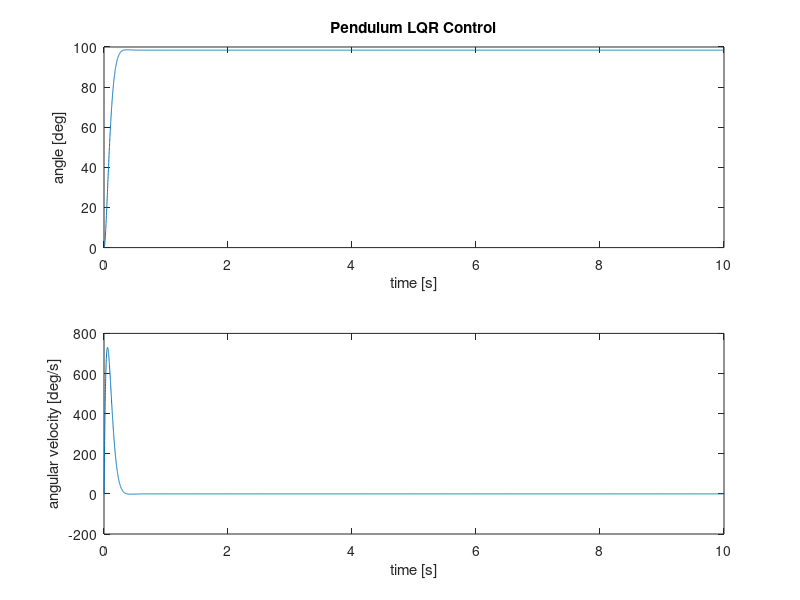

MATLAB code for this plot:
x1 = deg2rad(0);  %angle
x2 = 0;           %angular velocity
u = 0;            %torque, control input
g = 9.8;          %gravitational acceleration
l = 1;            %length of the rod [m]
k = 1;            %air drag coefficient
m = 0.5;          %mass [kg]

%parameter for full state feedback control
K_full_state_fb = [100 1]; %k1: angle control gain,
                           %k2: angular velocity control gain

%parameters for H2 control
%Q: state penalty
Q = [3000 0
     0 10];
%R: control penalty
R = [0.1];

%controller setpoint
x1_d = deg2rad(100); %desired angle
x2_d = deg2rad(0); %desired angular velocity
x_d = [x1_d; x2_d];

%simulation time: ITERATION_TIMES * dt = ~10s
ITERATION_TIMES = 10000;
dt = 0.001;

%array for plotting
time_arr = zeros(1, ITERATION_TIMES);
x1_arr = zeros(1, ITERATION_TIMES);
x2_arr = zeros(1, ITERATION_TIMES);

tic();
for i = 1: ITERATION_TIMES
    %update system dynamics
    x1_dot = x2;
    x2_dot = (-g/l)*sin(x1) - (k/m)*x2 + (1/(m*l*l))*u;
    x1 = x1 + x1_dot * dt;
    x2 = x2 + x2_dot * dt;
    x = [x1; x2];

    %linear quadratic regulator
    a11 = 0;
    a12 = 1;
    a21 = (-g/l)*cos(x1);
    a22 = -k/m;
    A = [a11 a12;
         a21 a22];
    
    b1 = 0;
    b2 = 1/(m*l*l);
    B = [b1;
         b2];
    
    %solve CARE
    C = eye(2); %measurement matrix is identical, every states are measurable
    H = transpose(C) * Q * C;
    [X, L, G] = care(A, B, H, R);
    
    %calculate optimal feedback control gain and control input
    K_lqr = inv(R) * transpose(B) * X;
    u = -K_lqr*(x-x_d);
    
    %full state feedback control
    %u = -K_full_state_fb*(x-x_d);
    
    %record datas for plotting
    x1_arr(i) = rad2deg(x1);
    x2_arr(i) = rad2deg(x2);
    time_arr(i) = i * dt;
end
toc();

figure(1);
subplot (2, 1, 1);
plot(time_arr, x1_arr);
title('Pendulum LQR Control');
xlabel('time [s]');
ylabel('angle [deg]');
subplot (2, 1, 2);
plot(time_arr, x2_arr);
xlabel('time [s]');
ylabel('angular velocity [deg/s]');